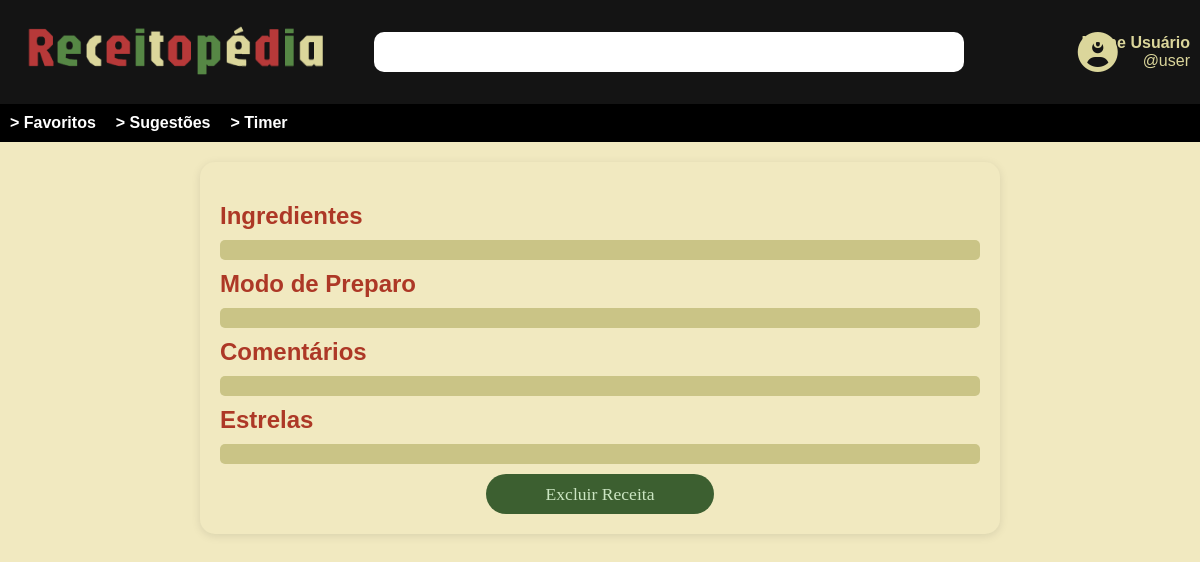
Before: /visualizar_todos/23/ with the older database file.
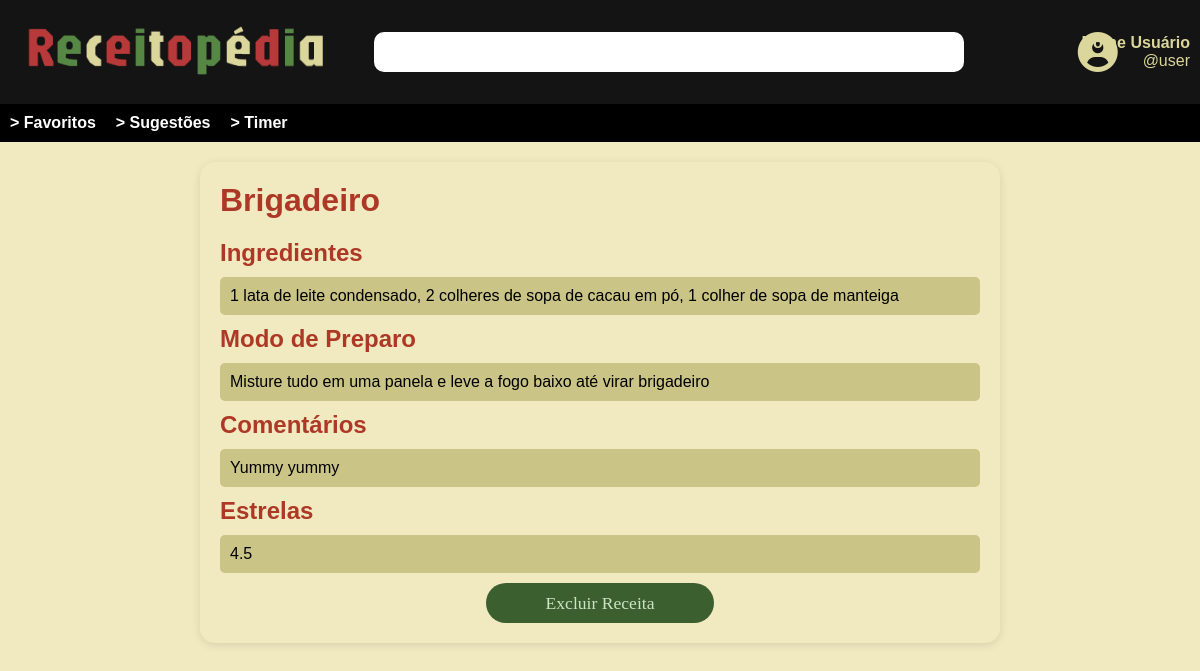
After: the same page with the newer database file.
### aplicacao/models.py (models this page shows)
class receita(models.Model):
    nome = models.CharField(max_length=100)
    ingredientes = models.TextField(default="Ingredientes não informados")
    modo_preparo = models.TextField(default="Ingredientes não informados")
    comentarios = models.TextField(default="Comentarios não informados")
    estrelas = models.TextField(default="Estrelas não informadas")

### aplicacao/views.py (the view)
# urls.py: path('visualizar_todos/<int:id>/', views.RecipeDetailView.as_view(), name='visualizar'),
class RecipeDetailView(View):
    def get(self, request, id):
        ctx={'Receita':receita.objects.filter(id=id).first()}
        return render(request,'visualizar.html',ctx)

### aplicacao/templates/visualizar.html (shortened to what this page needs)
{% load static %}
<!DOCTYPE html>
<html lang="pt-BR">
<head>
    <link rel="stylesheet" href="{% static 'aplicacao/css/visualizar.css' %}">
    <link rel="stylesheet" href="https://cdnjs.cloudflare.com/ajax/libs/font-awesome/6.0.0-beta3/css/all.min.css">
</head>
<body>
    <header>
        <a href="{% url 'aplicacao:home' %}">
            <div class="space">
                <img src="{% static 'aplicacao/imagens/logo_receitopedia.png' %}" alt="Logo da Receitopédia">
            </div>
        </a>
        <input type="text" placeholder="" class="Navbar2">
        <i class="fa-solid fa-circle-user" id="user-icon"></i>
        <div class="user-info">
            <span>Nome Usuário</span>
            <span>@user</span>
        </div>
    </header>
    <nav>
        <ul>
            <li><a href="#">> Favoritos</a></li>
            <li><a href="#">> Sugestões</a></li>
            <li><a href="#">> Timer</a></li>
        </ul>
    </nav>
    <main>
        <div id="card">
            <div id="title">
                <h1>{{ Receita.nome }}</h1>
            </div>
            <div class="list-container">
                <h2>Ingredientes</h2>
                <p class="colored-line ingredient">{{ Receita.ingredientes }}</p>
                <h2>Modo de Preparo</h2>
                <p class="colored-line preparo">{{ Receita.modo_preparo }}</p>
                <h2>Comentários</h2>
                <p class="colored-line comentarios">{{ Receita.comentarios }}</p>
                <h2>Estrelas</h2>
                <p class="colored-line comentarios">{{ Receita.estrelas }}</p>
                <form action="{% url 'aplicacao:excluir_receita' Receita.id %}" method="post">
                    <div class="deleteButton">
                    <button type="submit" class="delete-btn">Excluir Receita</button>
                    </div>
                </form>
            </div>
        </div>
    </main>
</body>
</html>

### templates/static/aplicacao/css/visualizar.css (style rules this page uses)
* { margin: 0; padding: 0; box-sizing: border-box; }
body { font-family: 'Jaro', sans-serif; background-color: #F1E9C0; }
header { background-color: #141414; color: #DBD69B; padding: 10px; display: flex; justify-content: space-between; align-items: center; }
header a { text-decoration: none; }
header input { padding: 5px; width: 50%; height: 40px; border: none; border-radius: 10px; }
header .user-info { display: flex; flex-direction: column; align-items: flex-end; }
header .user-info span:first-child { font-weight: bold; }
nav { background-color: #000000; padding: 10px; }
nav ul { display: flex; list-style-type: none; }
nav ul li { margin-right: 20px; }
nav ul li a { color: #FFF; text-decoration: none; font-weight: bold; transition: color 0.3s; }
h1 { margin-bottom: 20px; color: #AD3826; }
#user-icon { position: relative; left: 75px; font-size: 40px; transition: transform 0.3s; }
#card { max-width: 800px; margin: 20px auto; background-color: #F1E9C0; border-radius: 15px; padding: 20px; box-shadow: 0 2px 10px rgba(0, 0, 0, 0.1); }
h2 { color: #AD3826; margin-bottom: 10px; text-align: left; }
.colored-line { padding: 10px; border-radius: 5px; margin-bottom: 10px; background-color: #CAC486; }
.space img { width: 325px; height: 80px; }
.delete-btn { border-radius: 30px; background-color: #3C5F30; font-family: Jaro; width: 12%; padding: 0.6%; color: #CBE5C2; font-size: 110%; align-items: center; text-align: center; border: none; transition: 0.3s; width: 30%; height: 40px; }
.deleteButton { text-align: center; }

Changed rows visible on the page:
added receita: nome "Brigadeiro", ingredientes "1 lata de leite condensado, 2 colheres de sopa de cacau em pó, 1 colher de sopa de manteiga", modo_preparo "Misture tudo em uma panela e leve a fogo baixo até virar brigadeiro", comentarios "Yummy yummy", estrelas "4.5"
